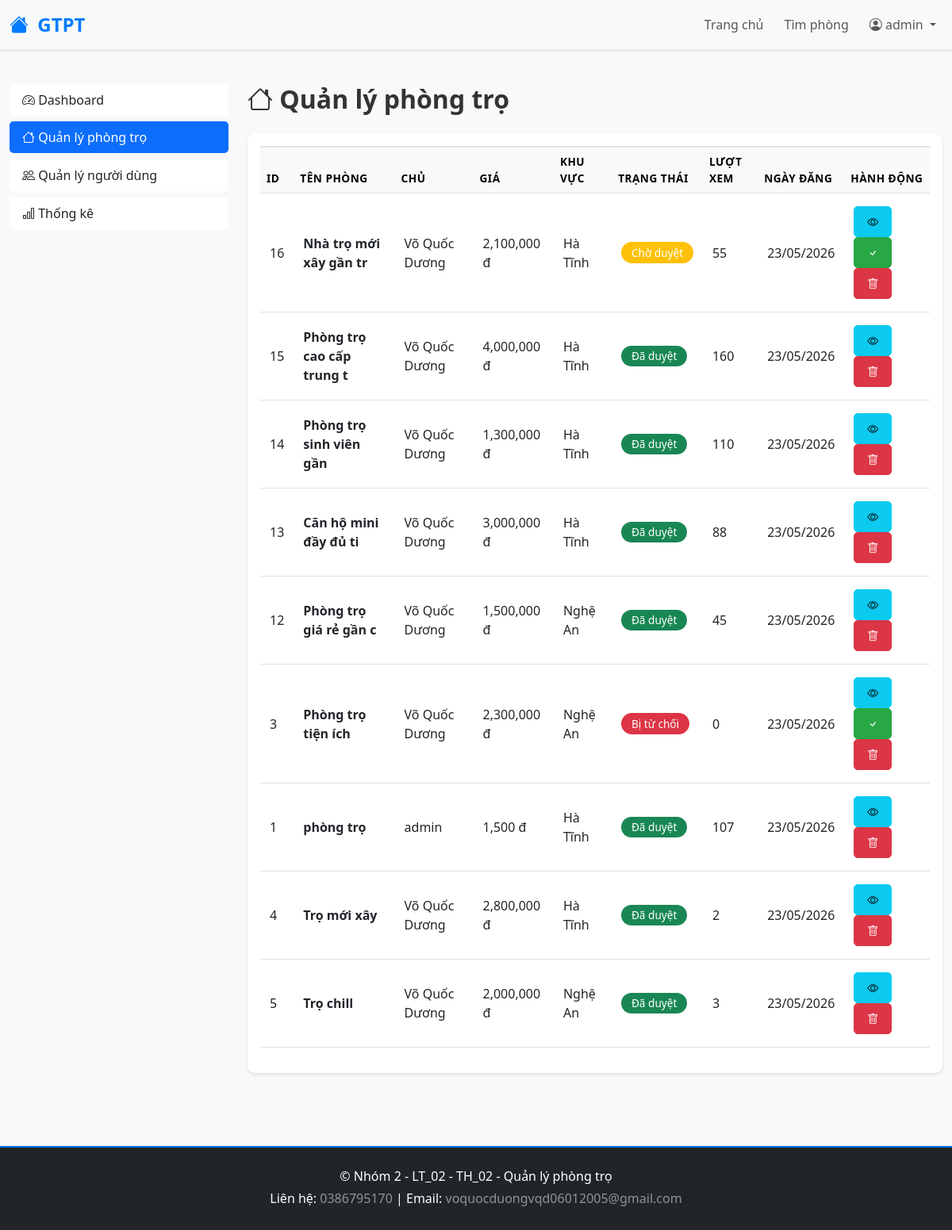
The page /admin/manage_motels.php (signed in) on the database its author committed.
### tables this page shows
CREATE TABLE `motel` (
  `ID` int(10) NOT NULL,
  `title` varchar(255) NOT NULL,
  `description` text NOT NULL,
  `price` int(11) NOT NULL,
  `area` int(11) NOT NULL,
  `count_view` int(11) NOT NULL,
  `address` varchar(255) NOT NULL,
  `latlng` varchar(255) NOT NULL,
  `images` varchar(255) NOT NULL,
  `user_id` int(10) NOT NULL,
  `category_id` int(11) NOT NULL,
  `district_id` int(11) NOT NULL,
  `utilities` varchar(255) NOT NULL,
  `created_at` timestamp NOT NULL DEFAULT current_timestamp() ON UPDATE current_timestamp(),
  `phone` varchar(255) NOT NULL,
  `approve` int(11) NOT NULL
);

CREATE TABLE `users` (
  `ID` int(10) NOT NULL,
  `Name` varchar(255) NOT NULL,
  `Username` varchar(255) NOT NULL,
  `Email` varchar(255) NOT NULL,
  `Password` varchar(255) NOT NULL,
  `Role` int(11) NOT NULL,
  `Phone` varchar(255) NOT NULL,
  `Avatar` varchar(255) NOT NULL
);

CREATE TABLE `districts` (
  `ID` int(10) NOT NULL,
  `Name` varchar(255) NOT NULL
);

### admin/manage_motels.php (the view, shortened to what this page needs)
<?php
include '../config/connect.php';
try {
    $sql = "SELECT m.*, u.name as user_name, d.name as district_name, c.name as category_name
            FROM motel m
            JOIN users u ON m.user_id = u.id
            JOIN districts d ON m.district_id = d.id
            JOIN category c ON m.category_id = c.id
            ORDER BY m.created_at DESC";
    $result = $conn->query($sql);
    $motels = $result->fetchAll();
} catch (PDOException $e) {
    die("Lỗi: " . $e->getMessage());
}
?>
<?php include '../includes/header.php'; ?>
<div class="container-fluid py-4">
    <div class="row">
        <div class="col-md-3 mb-4">
            <div class="list-group sticky-top" style="top: 20px;">
                <a href="dashboard.php" class="list-group-item list-group-item-action">
                    <i class="bi bi-speedometer2"></i> Dashboard
                </a>
                <a href="manage_motels.php" class="list-group-item list-group-item-action active bg-primary text-white">
                    <i class="bi bi-house"></i> Quản lý phòng trọ
                </a>
                <a href="manage_users.php" class="list-group-item list-group-item-action">
                    <i class="bi bi-people"></i> Quản lý người dùng
                </a>
                <a href="statistics.php" class="list-group-item list-group-item-action">
                    <i class="bi bi-bar-chart"></i> Thống kê
                </a>
            </div>
        </div>
        <div class="col-md-9">
            <h2 class="fw-bold mb-4"><i class="bi bi-house"></i> Quản lý phòng trọ</h2>
            <div class="card shadow-sm" style="border-radius: 10px;">
                <div class="card-body">
                    <?php if (count($motels) > 0): ?>
                        <div class="table-responsive">
                            <table class="table table-hover">
                                <thead class="table-light">
                                    <tr>
                                        <th>ID</th>
                                        <th>Tên phòng</th>
                                        <th>Chủ</th>
                                        <th>Giá</th>
                                        <th>Khu vực</th>
                                        <th>Trạng thái</th>
                                        <th>Lượt xem</th>
                                        <th>Ngày đăng</th>
                                        <th>Hành động</th>
                                    </tr>
                                </thead>
                                <tbody>
                                    <?php foreach ($motels as $motel): ?>
                                        <tr>
                                            <td><?php echo $motel['ID']; ?></td>
                                            <td><strong><?php echo htmlspecialchars(substr($motel['title'], 0, 30)); ?></strong></td>
                                            <td><?php echo htmlspecialchars($motel['user_name']); ?></td>
                                            <td><?php echo number_format($motel['price']); ?> đ</td>
                                            <td><?php echo htmlspecialchars($motel['district_name']); ?></td>
                                            <td>
                                                <?php if ($motel['approve'] == 1): ?>
                                                    <span class="badge bg-success">Đã duyệt</span>
                                                <?php elseif ($motel['approve'] == 0): ?>
                                                    <span class="badge bg-warning">Chờ duyệt</span>
                                                <?php else: ?>
                                                    <span class="badge bg-danger">Bị từ chối</span>
                                                <?php endif; ?>
                                            </td>
                                            <td><?php echo $motel['count_view']; ?></td>
                                            <td><?php echo date('d/m/Y', strtotime($motel['created_at'])); ?></td>
                                            <td>
                                                <a href="/Case_Study/motel/detail.php?id=<?php echo $motel['ID']; ?>" class="btn btn-sm btn-info" title="Xem">
                                                    <i class="bi bi-eye"></i>
                                                </a>
                                                <?php if ($motel['approve'] != 1): ?>
                                                    <a href="approve_motel.php?id=<?php echo $motel['ID']; ?>&action=approve" class="btn btn-sm btn-success" title="Duyệt">
                                                        <i class="bi bi-check"></i>
                                                    </a>
                                                <?php endif; ?>
                                                <button type="button" class="btn btn-sm btn-danger" title="Xóa" onclick="confirmDelete(<?php echo $motel['ID']; ?>)">
                                                    <i class="bi bi-trash"></i>
                                                </button>
                                            </td>
                                        </tr>
                                    <?php endforeach; ?>
                                </tbody>
                            </table>
                        </div>
                    <?php else: ?>
                        <div class="alert alert-info text-center">
                            <i class="bi bi-info-circle"></i> Không có phòng trọ nào
                        </div>
                    <?php endif; ?>
                </div>
            </div>
        </div>
    </div>
</div>
<?php include '../includes/footer.php'; ?>

### assets/css/style.css (style rules this page uses)
:root { --primary-color: #007bff; --secondary-color: #6c757d; --success-color: #28a745; --danger-color: #dc3545; --warning-color: #ffc107; --info-color: #17a2b8; }
* { margin: 0; padding: 0; box-sizing: border-box; }
body { font-family: 'Segoe UI', Tahoma, Geneva, Verdana, sans-serif; background-color: #f8f9fa; color: #333; }
.card { border: none; transition: transform 0.3s ease, box-shadow 0.3s ease; }
.btn { border-radius: 5px; padding: 0.5rem 1rem; transition: all 0.3s ease; font-weight: 500; }
.btn-success { background-color: var(--success-color); border-color: var(--success-color); }
.btn-danger { background-color: var(--danger-color); border-color: var(--danger-color); }
.table { border-collapse: collapse; }
.table thead th { background-color: #f8f9fa; border-top: 2px solid #dee2e6; font-weight: 600; text-transform: uppercase; font-size: 0.85rem; letter-spacing: 0.5px; }
.table td { vertical-align: middle; padding: 1rem 0.75rem; }
.badge { border-radius: 20px; padding: 0.4rem 0.8rem; font-size: 0.85rem; font-weight: 500; }
.shadow-sm { box-shadow: 0 2px 4px rgba(0, 0, 0, 0.1) !important; }
.fw-bold { font-weight: 600; }
.list-group-item { border-radius: 5px; margin-bottom: 0.5rem; border: none; }
.list-group-item.active { background-color: var(--primary-color); border-color: var(--primary-color); }

### includes/header.php (style rules this page uses)
:root { --primary-color: #007bff; --secondary-color: #6c757d; --success-color: #28a745; --danger-color: #dc3545; }
body { font-family: 'Segoe UI', Tahoma, Geneva, Verdana, sans-serif; margin: 0; padding: 0; }

### rows shown on the page
motel: ID "16", title "Nhà trọ mới xây gần tr", user.Name "Võ Quốc Dương", price "2,100,000", district.Name "Hà Tĩnh", approve "Chờ duyệt", count_view "55", created_at "23/05/2026"
motel: ID "15", title "Phòng trọ cao cấp trung t", user.Name "Võ Quốc Dương", price "4,000,000", district.Name "Hà Tĩnh", approve "Đã duyệt", count_view "160", created_at "23/05/2026"
motel: ID "14", title "Phòng trọ sinh viên gần", user.Name "Võ Quốc Dương", price "1,300,000", district.Name "Hà Tĩnh", approve "Đã duyệt", count_view "110", created_at "23/05/2026"
motel: ID "13", title "Căn hộ mini đầy đủ ti", user.Name "Võ Quốc Dương", price "3,000,000", district.Name "Hà Tĩnh", approve "Đã duyệt", count_view "88", created_at "23/05/2026"
motel: ID "12", title "Phòng trọ giá rẻ gần c", user.Name "Võ Quốc Dương", price "1,500,000", district.Name "Nghệ An", approve "Đã duyệt", count_view "45", created_at "23/05/2026"
motel: ID "3", title "Phòng trọ tiện ích", user.Name "Võ Quốc Dương", price "2,300,000", district.Name "Nghệ An", approve "Bị từ chối", count_view "0", created_at "23/05/2026"
motel: ID "1", title "phòng trọ", user.Name "admin", price "1,500", district.Name "Hà Tĩnh", approve "Đã duyệt", count_view "107", created_at "23/05/2026"
motel: ID "4", title "Trọ mới xây", user.Name "Võ Quốc Dương", price "2,800,000", district.Name "Hà Tĩnh", approve "Đã duyệt", count_view "2", created_at "23/05/2026"
motel: ID "5", title "Trọ chill", user.Name "Võ Quốc Dương", price "2,000,000", district.Name "Nghệ An", approve "Đã duyệt", count_view "3", created_at "23/05/2026"

### other values the page prints
$_SESSION['username'] "admin"
